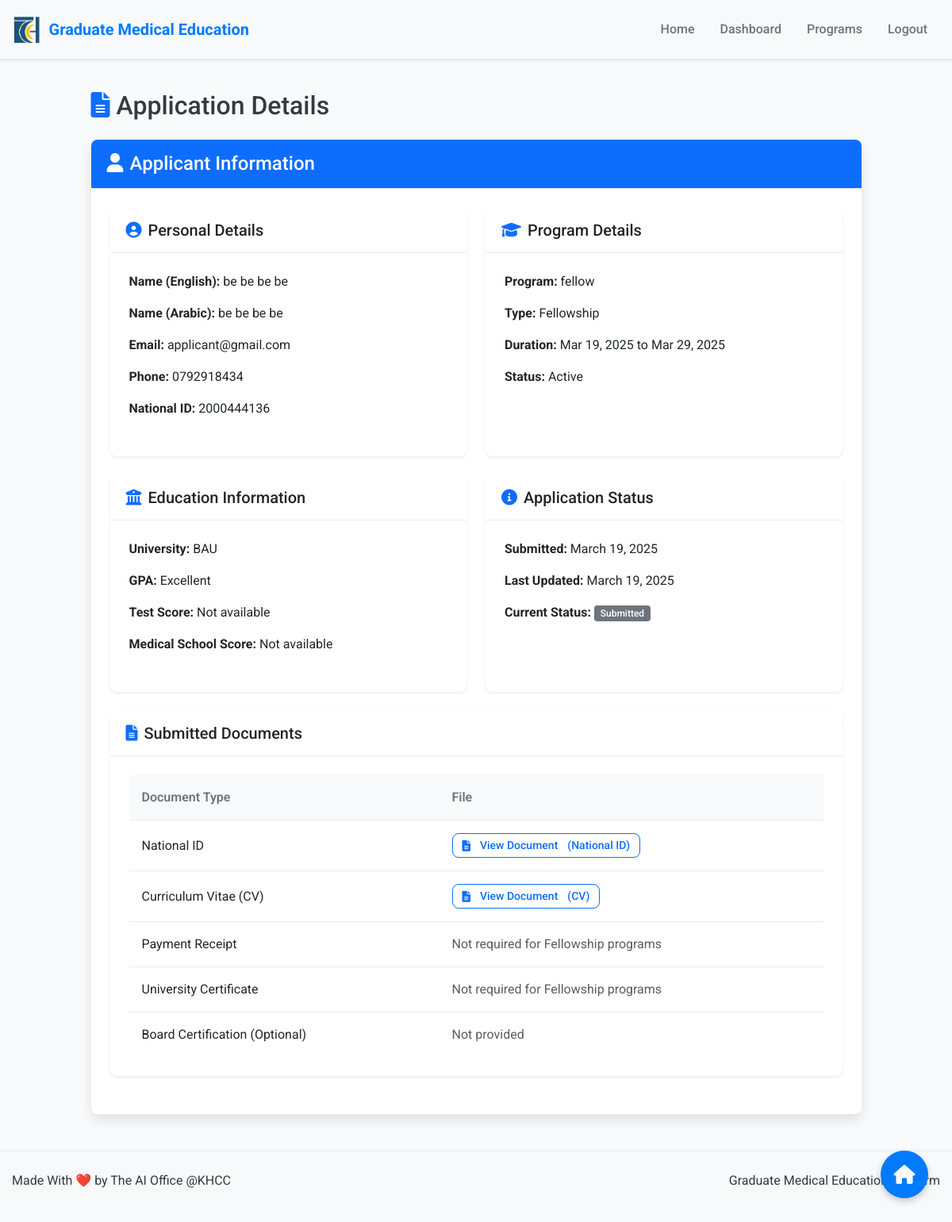
/view-application/10/ (signed in), run on an earlier commit of the app's database.
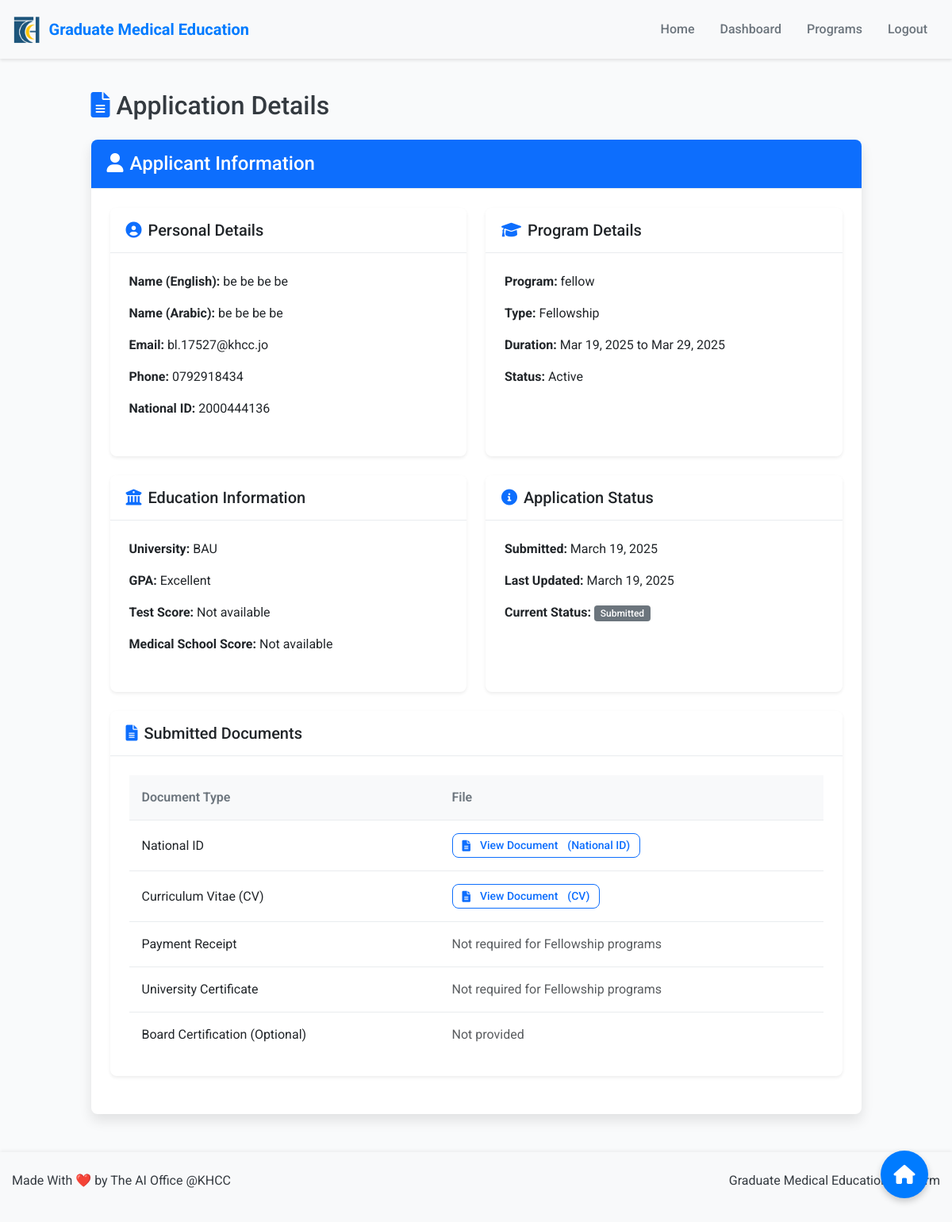
And on a later commit of the database.
### users/models.py (models this page shows, shortened)
class Application(models.Model):
    STATUS_CHOICES = (
        ('DRAFT', 'Draft'),
        ('SUBMITTED', 'Submitted'),
        ('ELIGIBLE', 'Eligible'),
        ('NOT_ELIGIBLE', 'Not Eligible'),
        ('APPROVED', 'Approved'),
        ('REJECTED', 'Rejected'),
        ('INVITED_FOR_INTERVIEW', 'Invited for Interview'),
    )
    GPA_CHOICES = (
        ('SATISFACTORY', 'Satisfactory'),
        ('GOOD', 'Good'),
        ('VERY_GOOD', 'Very Good'),
        ('EXCELLENT', 'Excellent'),
    )
    applicant = models.ForeignKey(User, on_delete=models.CASCADE, related_name='applications')
    program = models.ForeignKey(Program, on_delete=models.CASCADE, related_name='applications')
    university_name = models.CharField(max_length=100)
    gpa = models.CharField(max_length=20, choices=GPA_CHOICES)
    final_score = models.DecimalField(max_digits=5, decimal_places=2, null=True, blank=True)
    final_score_submitted = models.BooleanField(default=False)
    final_score_notes = models.TextField(blank=True)
    final_score_submitted_at = models.DateTimeField(null=True, blank=True)
    def national_id_upload_path(instance, filename):
        ext = filename.split('.')[-1]
        filename = f"{instance.applicant.username}_{uuid4().hex}.{ext}"
        return os.path.join('documents', 'national_id', filename)
    def cv_upload_path(instance, filename):
        ext = filename.split('.')[-1]
        filename = f"{instance.applicant.username}_{uuid4().hex}.{ext}"
        return os.path.join('documents', 'cv', filename)
    def payment_upload_path(instance, filename):
        ext = filename.split('.')[-1]
        filename = f"{instance.applicant.username}_{uuid4().hex}.{ext}"
        return os.path.join('documents', 'payment', filename)
    def certificate_upload_path(instance, filename):
        ext = filename.split('.')[-1]
        filename = f"{instance.applicant.username}_{uuid4().hex}.{ext}"
        return os.path.join('documents', 'certificates', filename)
    def board_certification_upload_path(instance, filename):
        ext = filename.split('.')[-1]
        filename = f"{instance.applicant.username}_{uuid4().hex}.{ext}"
        return os.path.join('documents', 'board_certification', filename)
    national_id_document = models.FileField(upload_to=national_id_upload_path)
    cv = models.FileField(upload_to=cv_upload_path)
    payment_receipt = models.FileField(upload_to=payment_upload_path, null=True, blank=True)
    university_certificate = models.FileField(upload_to=certificate_upload_path, null=True, blank=True)
    board_certification = models.FileField(upload_to=board_certification_upload_path, null=True, blank=True)
    status = models.CharField(max_length=25, choices=STATUS_CHOICES, default='SUBMITTED')
    created_at = models.DateTimeField(auto_now_add=True)
    updated_at = models.DateTimeField(auto_now=True)
    class Meta:
        unique_together = ('applicant', 'program')
    def get_file_name(self, field_name):
        field = getattr(self, field_name)
        if field:
            path = field.name
            filename = os.path.basename(path)
            document_types = {
                'national_id_document': 'National ID',
                'cv': 'CV',
                'payment_receipt': 'Payment Receipt',
                'university_certificate': 'University Certificate',
                'board_certification': 'Board Certification'
            }
            return f"{document_types.get(field_name, 'Document')}"
        return None

class User(AbstractUser):
    USER_TYPE_CHOICES = (
        ('GME_STAFF', 'GME Staff'),
        ('PROGRAM_DIRECTOR', 'Program Director'),
        ('INTERVIEWER', 'Interviewer'),
        ('APPLICANT', 'Applicant'),
    )
    user_type = models.CharField(max_length=20, choices=USER_TYPE_CHOICES)
    phone_number = models.CharField(max_length=15, blank=True)
    is_approved = models.BooleanField(default=False)
    program = models.ForeignKey('Program', on_delete=models.SET_NULL, null=True, blank=True, related_name='staff_members')

class Applicant(models.Model):
    user = models.OneToOneField(User, on_delete=models.CASCADE, related_name='applicant_profile')
    first_name_en = models.CharField(max_length=50)
    second_name_en = models.CharField(max_length=50)
    third_name_en = models.CharField(max_length=50)
    last_name_en = models.CharField(max_length=50)
    first_name_ar = models.CharField(max_length=50)
    second_name_ar = models.CharField(max_length=50)
    third_name_ar = models.CharField(max_length=50)
    last_name_ar = models.CharField(max_length=50)
    national_id = models.CharField(max_length=20, unique=True)

class Program(models.Model):
    PROGRAM_TYPE_CHOICES = (
        ('RESIDENCY', 'Residency'),
        ('FELLOWSHIP', 'Fellowship'),
    )
    STATUS_CHOICES = (
        ('ACTIVE', 'Active'),
        ('INACTIVE', 'Inactive'),
    )
    name = models.CharField(max_length=100, validators=[MinLengthValidator(3)])
    program_type = models.CharField(max_length=20, choices=PROGRAM_TYPE_CHOICES)
    start_date = models.DateField()
    end_date = models.DateField()
    status = models.CharField(max_length=10, choices=STATUS_CHOICES, default='ACTIVE')
    capacity = models.PositiveIntegerField(null=True, blank=True)

### users/views.py (the view)
# urls.py: path('view-application/<int:application_id>/', views.view_application, name='view_application'),
@login_required
@user_passes_test(is_gme_staff)
def view_application(request, application_id):
    application = get_object_or_404(Application, id=application_id)
    file_names = {}
    for field_name in ['national_id_document', 'cv', 'payment_receipt', 'university_certificate', 'board_certification']:
        if hasattr(application, field_name) and getattr(application, field_name):
            file_names[field_name] = application.get_file_name(field_name)
        else:
            file_names[field_name] = None
    return render(request, 'users/view_application.html', {
        'application': application,
        'file_names': file_names
    })

### users/views.py (called while the page is built)
def is_gme_staff(user):
    return user.is_authenticated and user.user_type == 'GME_STAFF'

### users/templates/users/view_application.html (shortened to what the changed rows need)
{% extends 'users/base.html' %}
{% block content %}
<div class="fade-in">
    <div class="row justify-content-center">
        <div class="col-md-10">
            <div class="d-flex justify-content-between align-items-center mb-4">
                <h2 class="mb-0"><i class="fas fa-file-alt me-2 text-primary"></i>Application Details</h2>
            </div>
            <div class="card shadow-md">
                <div class="card-body">
                    <div class="row mb-4">
                        <div class="col-md-6">
                            <div class="card shadow-sm h-100">
                                <div class="card-body">
                                    <p><strong>Name (English):</strong> {{ application.applicant.applicant_profile.first_name_en }} {{ application.applicant.applicant_profile.second_name_en }} {{ application.applicant.applicant_profile.third_name_en }} {{ application.applicant.applicant_profile.last_name_en }}</p>
                                    <p><strong>Name (Arabic):</strong> {{ application.applicant.applicant_profile.first_name_ar }} {{ application.applicant.applicant_profile.second_name_ar }} {{ application.applicant.applicant_profile.third_name_ar }} {{ application.applicant.applicant_profile.last_name_ar }}</p>
                                    <p><strong>Email:</strong> {{ application.applicant.email }}</p>
                                    <p><strong>Phone:</strong> {{ application.applicant.phone_number }}</p>
                                    <p class="mb-0"><strong>National ID:</strong> {{ application.applicant.applicant_profile.national_id }}</p>
                                </div>
                            </div>
                        </div>
                        <div class="col-md-6">
                            <div class="card shadow-sm h-100">
                                <div class="card-body">
                                    <p><strong>Program:</strong> {{ application.program.name }}</p>
                                    <p><strong>Type:</strong> {{ application.program.get_program_type_display }}</p>
                                    <p><strong>Duration:</strong> {{ application.program.start_date|date:"M d, Y" }} to {{ application.program.end_date|date:"M d, Y" }}</p>
                                    <p class="mb-0"><strong>Status:</strong> {{ application.program.get_status_display }}</p>
                                </div>
                            </div>
                        </div>
                    </div>
                    <div class="row mb-4">
                        <div class="col-md-6">
                            <div class="card shadow-sm h-100">
                                <div class="card-body">
                                    <p><strong>University:</strong> {{ application.university_name }}</p>
                                    <p><strong>GPA:</strong> {{ application.get_gpa_display }}</p>
                                    <p><strong>Test Score:</strong>
                                        {% if application.interviews.all %}
                                            {{ application.interviews.first.test_score }}
                                        {% else %}
                                            Not available
                                        {% endif %}
                                    </p>
                                    <p class="mb-0"><strong>Medical School Score:</strong>
                                        {% if application.interviews.all %}
                                            {{ application.interviews.first.medical_school_score }}
                                        {% else %}
                                            Not available
                                        {% endif %}
                                    </p>
                                </div>
                            </div>
                        </div>
                        <div class="col-md-6">
                            <div class="card shadow-sm h-100">
                                <div class="card-body">
                                    <p><strong>Submitted:</strong> {{ application.created_at|date:"F d, Y" }}</p>
                                    <p><strong>Last Updated:</strong> {{ application.updated_at|date:"F d, Y" }}</p>
                                    <p>
                                        <strong>Current Status:</strong>
                                        <span class="badge {% if application.status == 'SUBMITTED' %}bg-secondary{% elif application.status == 'ELIGIBLE' %}bg-success{% elif application.status == 'NOT_ELIGIBLE' %}bg-danger{% elif application.status == 'APPROVED' %}bg-primary{% elif application.status == 'REJECTED' %}bg-dark{% elif application.status == 'INVITED_FOR_INTERVIEW' %}bg-info{% endif %}">
                                            {{ application.get_status_display }}
                                        </span>
                                    </p>
                                </div>
                            </div>
                        </div>
                    </div>
                    <div class="card shadow-sm">
                        <div class="card-body">
                            <div class="table-responsive">
                                <table class="table table-hover">
                                    <thead class="table-light">
                                        <tr>
                                            <th>Document Type</th>
                                            <th>File</th>
                                        </tr>
                                    </thead>
                                </table>
                            </div>
                        </div>
                    </div>
                </div>
            </div>
        </div>
    </div>
</div>
{% endblock %}

What changed in the data, as far as the page shows it:
changed through a linked row, Application "BAU": applicant.email "applicant@gmail.com" → "bl.17527@khcc.jo"
